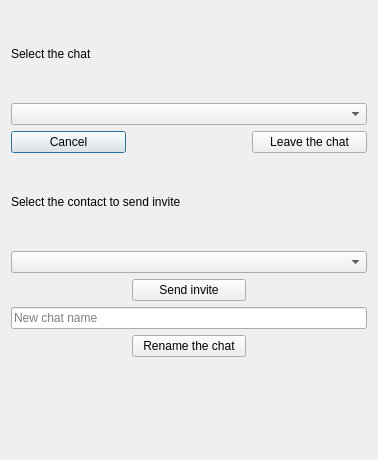
<?xml version="1.0" encoding="UTF-8"?>
<ui version="4.0">
 <class>ConfigureChat</class>
 <widget class="QDialog" name="ConfigureChat">
  <property name="geometry">
   <rect>
    <x>0</x>
    <y>0</y>
    <width>378</width>
    <height>460</height>
   </rect>
  </property>
  <property name="windowTitle">
   <string>Dialog</string>
  </property>
  <layout class="QGridLayout" name="gridLayout">
   <item row="0" column="0" colspan="2">
    <widget class="QLabel" name="ChatLabel">
     <property name="text">
      <string>Select the chat</string>
     </property>
    </widget>
   </item>
   <item row="1" column="0" colspan="3">
    <widget class="QComboBox" name="ChatComboBox"/>
   </item>
   <item row="2" column="0">
    <widget class="QPushButton" name="CancelButton">
     <property name="text">
      <string>Cancel</string>
     </property>
    </widget>
   </item>
   <item row="3" column="0" colspan="2">
    <widget class="QLabel" name="SendInviteLabel">
     <property name="text">
      <string>Select the contact to send invite</string>
     </property>
    </widget>
   </item>
   <item row="4" column="0" colspan="3">
    <widget class="QComboBox" name="ContactComboBox"/>
   </item>
   <item row="5" column="1">
    <widget class="QPushButton" name="SendInviteButton">
     <property name="text">
      <string>Send invite</string>
     </property>
    </widget>
   </item>
   <item row="6" column="0" colspan="3">
    <widget class="QLineEdit" name="RenameLineEdit">
     <property name="placeholderText">
      <string>New chat name</string>
     </property>
    </widget>
   </item>
   <item row="7" column="1">
    <widget class="QPushButton" name="RenameChatButton">
     <property name="text">
      <string>Rename the chat</string>
     </property>
    </widget>
   </item>
   <item row="8" column="0" colspan="3">
    <widget class="QLabel" name="SuccessLabel">
     <property name="text">
      <string/>
     </property>
    </widget>
   </item>
   <item row="2" column="2">
    <widget class="QPushButton" name="LeaveChatButton">
     <property name="text">
      <string>Leave the chat</string>
     </property>
    </widget>
   </item>
  </layout>
 </widget>
 <resources/>
 <connections/>
</ui>
